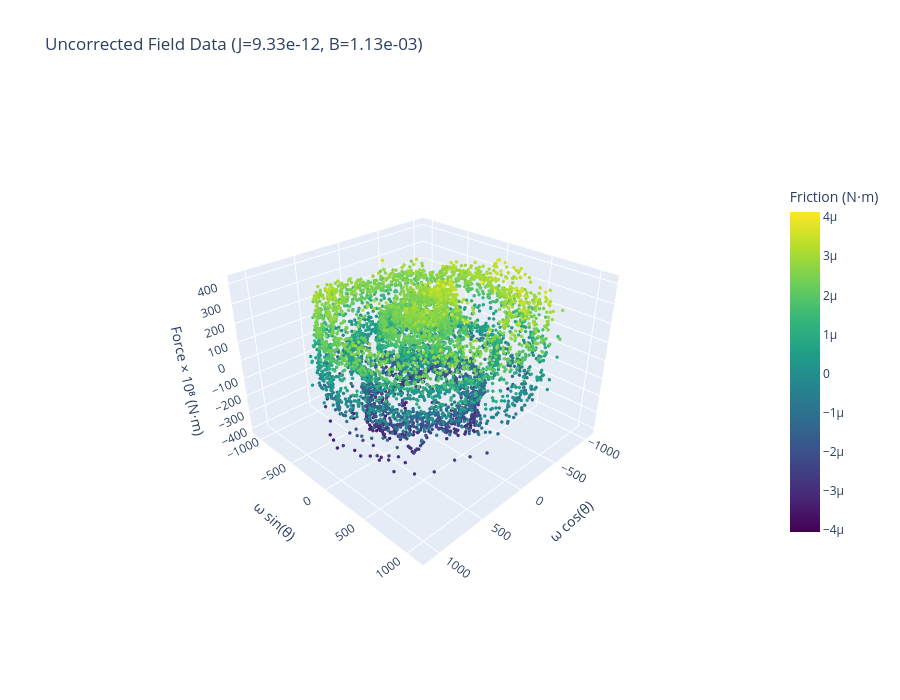
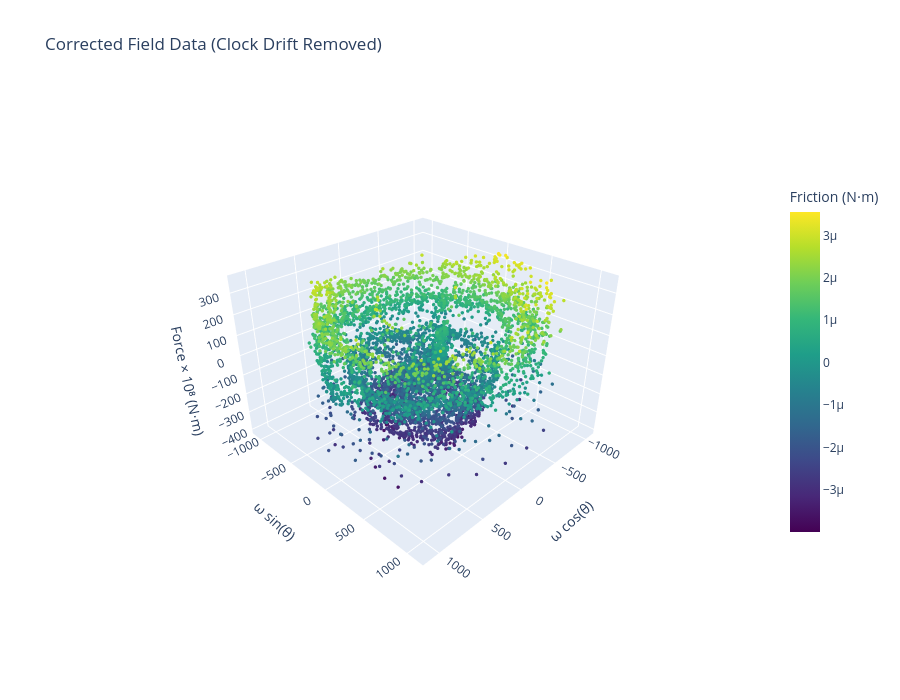

Notebook code for these charts, in order:
### Markdown cell above
## 3D Visualization: Friction in State Space

Compare friction surfaces for corrected vs uncorrected data using interactive Plotly 3D plots.

### Code cell
# 3D Visualization of Friction in State Space using Plotly
# Create two separate figures for side-by-side comparison

if frc_corrected is not None:
    # Wrap theta to [0, 2π] for visualization
    theta_wrapped = np.mod(theta_trk_trim, 2*np.pi)
    
    # Convert to Cartesian coordinates with radius offset
    omega_offset = omega_trk_trim - np.min(omega_trk_trim)
    xs = omega_offset * np.cos(theta_wrapped)
    ys = omega_offset * np.sin(theta_wrapped)
    
    # Scale friction for visibility
    zs_uncorrected = frc_uncorrected * 1e8
    zs_corrected = frc_corrected * 1e8
    
    # Calculate ranges for equal aspect ratio (use same for both)
    max_range = np.max([xs.max() - xs.min(), ys.max() - ys.min()]) / 2.0
    mid_x = (xs.max() + xs.min()) * 0.5
    mid_y = (ys.max() + ys.min()) * 0.5
    
    scene_layout = dict(
        xaxis=dict(title='ω cos(θ)', range=[mid_x - max_range, mid_x + max_range]),
        yaxis=dict(title='ω sin(θ)', range=[mid_y - max_range, mid_y + max_range]),
        zaxis=dict(title='Force × 10⁸ (N⋅m)'),
        aspectmode='manual',
        aspectratio=dict(x=1, y=1, z=0.7),
        camera=dict(eye=dict(x=1.5, y=1.5, z=1.2))
    )
    
    # Uncorrected plot
    fig_uncorrected = go.Figure(data=[go.Scatter3d(
        x=xs,
        y=ys,
        z=zs_uncorrected,
        mode='markers',
        marker=dict(
            size=2,
            color=frc_uncorrected,
            colorscale='Viridis',
            colorbar=dict(title='Friction (N⋅m)', x=1.02, len=0.7),
            showscale=True
        ),
        text=[f'θ={theta_wrapped[i]:.2f} rad<br>ω={omega_trk_trim[i]:.1f} rad/s<br>F={frc_uncorrected[i]:.2e} N⋅m'
              for i in range(len(frc_uncorrected))],
        hovertemplate='<b>Uncorrected</b><br>%{text}<extra></extra>'
    )])
    
    fig_uncorrected.update_layout(
        title=f'Uncorrected Field Data (J={J_INITIAL:.2e}, B={B_MAGNET_INITIAL:.2e})',
        scene=scene_layout,
        width=900,
        height=700
    )
    
    # Corrected plot
    fig_corrected = go.Figure(data=[go.Scatter3d(
        x=xs,
        y=ys,
        z=zs_corrected,
        mode='markers',
        marker=dict(
            size=2,
            color=frc_corrected,
            colorscale='Viridis',
            colorbar=dict(title='Friction (N⋅m)', x=1.02, len=0.7),
            showscale=True
        ),
        text=[f'θ={theta_wrapped[i]:.2f} rad<br>ω={omega_trk_trim[i]:.1f} rad/s<br>F={frc_corrected[i]:.2e} N⋅m'
              for i in range(len(frc_corrected))],
        hovertemplate='<b>Corrected</b><br>%{text}<extra></extra>'
    )])
    
    fig_corrected.update_layout(
        title=f'Corrected Field Data (Clock Drift Removed)',
        scene=scene_layout,
        width=900,
        height=700
    )
    
    # Show both plots
    fig_uncorrected.show()
    fig_corrected.show()
    
    print("\n✓ 3D friction visualization created")
    print("  Drag to rotate, scroll to zoom, hover for values")
    print("  First plot: Uncorrected field data")
    print("  Second plot: Corrected field data (clock drift removed)")
else:
    print("⚠ Cannot create 3D plot - corrected friction not computed")

### Figure 1 — Plotly figure (JSON) as saved in the notebook; plotly's stock layout.template omitted (floating-point values rounded to 4 significant figures; data arrays with more than 128 entries replaced by an {"elided": "..."} marker saying what was removed)
{"data": [{"hovertemplate": "<b>Uncorrected</b><br>%{text}<extra></extra>", "marker": {"color": {"elided": "6521 float values"}, "colorbar": {"len": 0.7, "title": {"text": "Friction (N⋅m)"}, "x": 1.02}, "colorscale": [[0, "#440154"], [0.1111, "#482878"], [0.2222, "#3e4989"], [0.3333, "#31688e"], [0.4444, "#26828e"], [0.5556, "#1f9e89"], [0.6667, "#35b779"], [0.7778, "#6ece58"], [0.8889, "#b5de2b"], [1, "#fde725"]], "showscale": true, "size": 2}, "mode": "markers", "text": {"elided": "6521 str values"}, "type": "scatter3d", "x": {"elided": "6521 float values"}, "y": {"elided": "6521 float values"}, "z": {"elided": "6521 float values"}}], "layout": {"height": 700, "scene": {"aspectmode": "manual", "aspectratio": {"x": 1, "y": 1, "z": 0.7}, "camera": {"eye": {"x": 1.5, "y": 1.5, "z": 1.2}}, "xaxis": {"range": [-1134.0, 1170.0], "title": {"text": "ω cos(θ)"}}, "yaxis": {"range": [-1138.0, 1165.0], "title": {"text": "ω sin(θ)"}}, "zaxis": {"title": {"text": "Force × 10⁸ (N⋅m)"}}}, "title": {"text": "Uncorrected Field Data (J=9.33e-12, B=1.13e-03)"}, "width": 900}}

### Figure 2 — Plotly figure (JSON) as saved in the notebook; plotly's stock layout.template omitted (floating-point values rounded to 4 significant figures; data arrays with more than 128 entries replaced by an {"elided": "..."} marker saying what was removed)
{"data": [{"hovertemplate": "<b>Corrected</b><br>%{text}<extra></extra>", "marker": {"color": {"elided": "6521 float values"}, "colorbar": {"len": 0.7, "title": {"text": "Friction (N⋅m)"}, "x": 1.02}, "colorscale": [[0, "#440154"], [0.1111, "#482878"], [0.2222, "#3e4989"], [0.3333, "#31688e"], [0.4444, "#26828e"], [0.5556, "#1f9e89"], [0.6667, "#35b779"], [0.7778, "#6ece58"], [0.8889, "#b5de2b"], [1, "#fde725"]], "showscale": true, "size": 2}, "mode": "markers", "text": {"elided": "6521 str values"}, "type": "scatter3d", "x": {"elided": "6521 float values"}, "y": {"elided": "6521 float values"}, "z": {"elided": "6521 float values"}}], "layout": {"height": 700, "scene": {"aspectmode": "manual", "aspectratio": {"x": 1, "y": 1, "z": 0.7}, "camera": {"eye": {"x": 1.5, "y": 1.5, "z": 1.2}}, "xaxis": {"range": [-1134.0, 1170.0], "title": {"text": "ω cos(θ)"}}, "yaxis": {"range": [-1138.0, 1165.0], "title": {"text": "ω sin(θ)"}}, "zaxis": {"title": {"text": "Force × 10⁸ (N⋅m)"}}}, "title": {"text": "Corrected Field Data (Clock Drift Removed)"}, "width": 900}}
